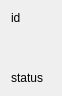
<?xml version="1.0" encoding="UTF-8"?>
<ui version="4.0">
 <class>WdgNucleo</class>
 <widget class="QWidget" name="WdgNucleo">
  <property name="geometry">
   <rect>
    <x>0</x>
    <y>0</y>
    <width>62</width>
    <height>96</height>
   </rect>
  </property>
  <property name="windowTitle">
   <string>Form</string>
  </property>
  <layout class="QVBoxLayout" name="verticalLayout" stretch="0,1,0">
   <item>
    <widget class="QLabel" name="lblId">
     <property name="text">
      <string>id</string>
     </property>
    </widget>
   </item>
   <item>
    <widget class="QWidget" name="wdgProcesso" native="true"/>
   </item>
   <item>
    <widget class="QLabel" name="lblStatus">
     <property name="text">
      <string>status</string>
     </property>
    </widget>
   </item>
  </layout>
 </widget>
 <resources/>
 <connections/>
</ui>
